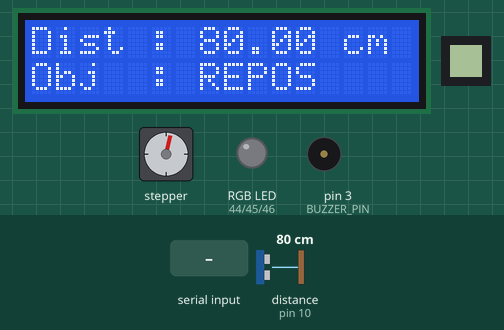
Simulated run of this sketch. Board: Arduino Mega 2560, built with avr-gcc and run on an emulated ATmega2560. Parts: 16×2 character LCD, 8×8 one-colour display, stepper motor, an RGB LED mixed from three pins (HIGH = lit), buzzer (waves = sounding). Dashed ring = blinking. The test bench sets the inputs (shaded band); at power-on: distance to the obstacle (sensor on pin 10) 80 cm. The echo pulse lasts 58.3 µs per cm; stepper angles assume 2038 steps per turn; what the sketch prints to the serial monitor is not drawn.

Above: at 3.3 s.
3.4 s: distance to the obstacle (sensor on pin 10) set to 64 cm
At 3.65 s:
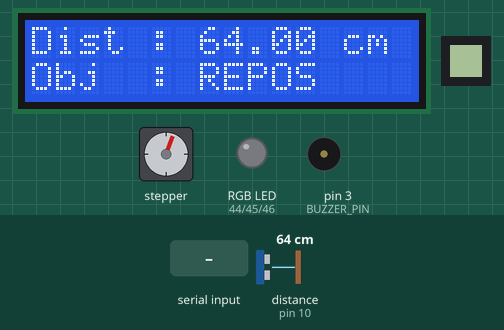
5.4 s: distance to the obstacle (sensor on pin 10) set to 57 cm
At 5.76 s:
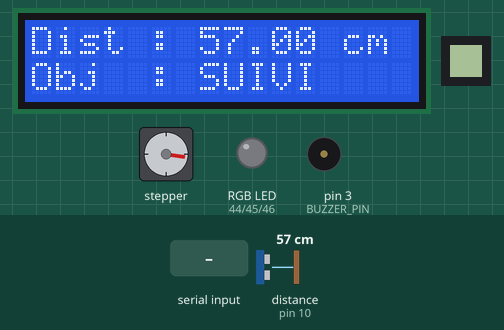
7.4 s: "cfg;1\n" received over Serial
At 7.56 s:
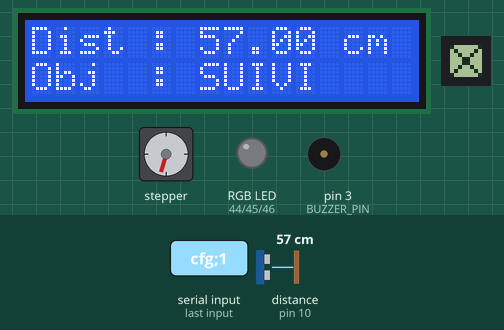
9.2 s: distance to the obstacle (sensor on pin 10) set to 2 cm
At 9.67 s:
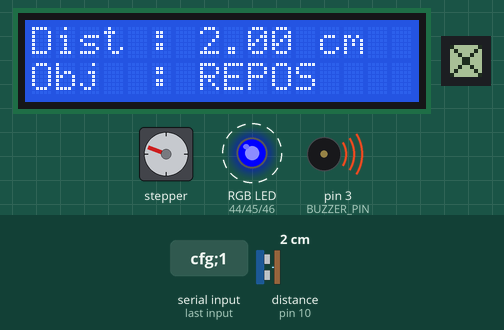
11.4 s: distance to the obstacle (sensor on pin 10) set to 60 cm
At 12.07 s:
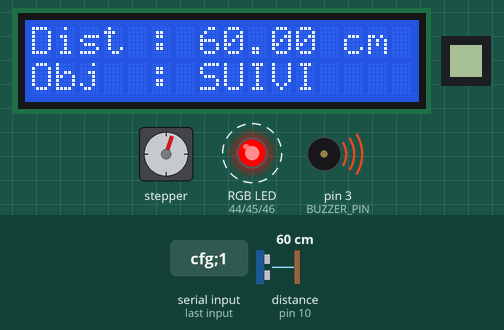
13.3 s: "alm;1\n" received over Serial
At 13.87 s:
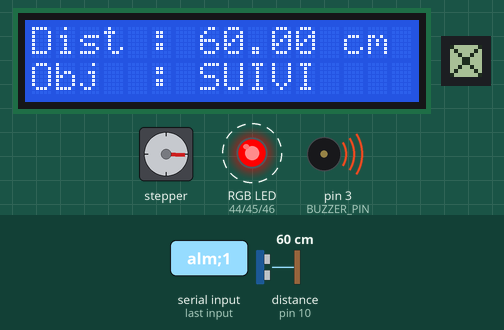
Timing chart, 0 to 19.2 s (numbered marks = the images above; inputs shaded):
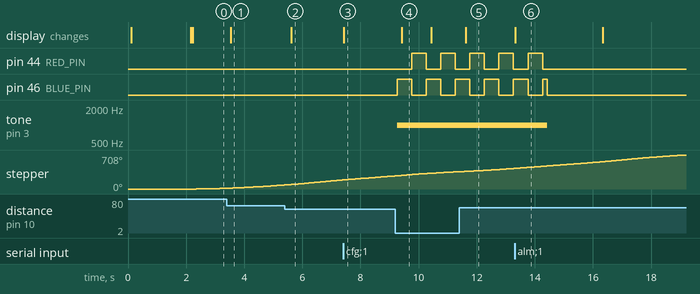

The sketch:

0sx_labo_07.ino
```cpp
#include <LCD_I2C.h>
#include <HCSR04.h>
#include <U8g2lib.h>

#include "Alarme.h"
#include "ViseurAutomatique.h"


#define RED_PIN 44
#define GREEN_PIN 45
#define BLUE_PIN 46
#define BUZZER_PIN 3

#define TRIGGER_PIN 9
#define ECHO_PIN 10

#define IN_1 5
#define IN_2 6
#define IN_3 7
#define IN_4 8

#define CLK_PIN 30
#define DIN_PIN 34
#define CS_PIN 32

HCSR04 hc(TRIGGER_PIN, ECHO_PIN);
LCD_I2C lcd(0x27, 16, 2);

U8G2_MAX7219_8X8_F_4W_SW_SPI u8g2(
  U8G2_R0,        // Rotation
  CLK_PIN,        // clock
  DIN_PIN,        // data
  CS_PIN,         // cs
  U8X8_PIN_NONE,  // dc
  U8X8_PIN_NONE   // reset
);

//Variables
unsigned long currentTime = 0;

float dist = 0;

Alarm alarm(RED_PIN, GREEN_PIN, BLUE_PIN, BUZZER_PIN, dist);
ViseurAutomatique viseur(IN_1, IN_2, IN_3, IN_4, dist);

float minStep;
float maxStep;


unsigned long timer = 0;


bool tempoDrawing = false;

enum CommandeState { WAITING,
                     VALID,
                     INVALID,
                     IMPOSSIBLE };


CommandeState commandState = WAITING;

void setup() {
  // put your setup code here, to run once:
  Serial.begin(115200);
  lcd.begin();

  minStep = viseur.getMinStep();
  maxStep = viseur.getMaxStep();
  alarm.setDistance(15);
  alarm.setColourA(255, 0, 0);
  alarm.setColourB(0, 0, 255);
  viseur.setAngleMin(10);
  viseur.setAngleMax(170);

  u8g2Setup();
  lcdSetup();

  alarm.turnOn();
  viseur.activer();
}

void loop() {
  // put your main code here, to run repeatedly:
  currentTime = millis();

  lcdTask(currentTime);
  getDistTask(currentTime);

  alarm.update();
  viseur.update();

  commandStateManager();
}
void lcdSetup() {
  lcd.backlight();
  lcd.setCursor(0, 0);
  lcd.print("2066931");
  lcd.setCursor(0, 1);
  lcd.print("Hope 4 the best");
  delay(2000);
  lcd.clear();
}

void getDistTask(unsigned long ct) {
  static unsigned long lastTime = 0;
  int rate = 100;
  static int lastDist = 0;

  if (ct - lastTime >= rate) {

    dist = hc.dist();
    lastTime = ct;

    if (dist > 0) {
      lastDist = dist;
    } else {
      dist = lastDist;
    }
  }
}
void lcdTask(unsigned long ct) {
  static unsigned long lastTime = 0;
  int rate = 100;

  if (ct - lastTime >= rate) {
    lcd.setCursor(0, 0);
    lcd.print("Dist : ");
    lcd.print(dist);
    lcd.print(" cm  ");
    lcd.setCursor(0, 1);
    lcd.print("Obj  : ");
    lcd.print(viseur.getEtatTexte());

    lastTime = ct;
  }
}

void serialEvent() {

  String tampon = Serial.readStringUntil('\n');

  Serial.println("Réception : " + tampon);

  String commande;
  String arg1, arg2;

  analyserCommande(tampon, commande, arg1, arg2);
  processCommandTask(commande, arg1, arg2);
}
void analyserCommande(const String& tampon, String& commande, String& arg1, String& arg2) {
  commande = "";
  arg1 = "";
  arg2 = "";

  int firstSep = tampon.indexOf(';');
  int secondSep = tampon.indexOf(';', firstSep + 1);

  if (firstSep == -1) {
    // Pas de point-virgule, c'est peut-être "stop" ou autre commande sans paramètre
    commande = tampon;
    return;
  }

  // Extraire la commande
  commande = tampon.substring(0, firstSep);

  // Extraire arg1
  if (secondSep != -1) {
    arg1 = tampon.substring(firstSep + 1, secondSep);

    arg2 = tampon.substring(secondSep + 1);
  } else {
    // Il y a une seule valeur après la commande
    arg1 = tampon.substring(firstSep + 1);
  }
}
void processCommandTask(String commande, String arg1, String arg2) {

  if (commande == "cfg") {

    if (arg1 == "alm") {


      commandState = VALID;
      alarm.setDistance(arg2.toInt());
      Serial.print("Distance d'alarme configurée à : ");
      Serial.println(alarm.getDistance());


    } else if (arg1 == "lim_inf") {

      if (arg2.toInt() > viseur.getDistanceMaxSuivi()) {

        Serial.println("La distance minimale ne peut pas être plus grande que la distance maximale");
        commandState = IMPOSSIBLE;

      } else {

        commandState = VALID;
        viseur.setDistanceMinSuivi(arg2.toInt());
        Serial.print("Distance minimale du moteur configurée à : ");
        Serial.println(viseur.getDistanceMinSuivi());
      }
    }


    else if (arg1 == "lim_sup") {
      if (arg2.toInt() < viseur.getDistanceMinSuivi()) {


        Serial.println("La distance maximale ne peut pas être plus petite que la distance minimale");
        commandState = IMPOSSIBLE;

      } else {

        commandState = VALID;
        viseur.setDistanceMaxSuivi(arg2.toInt());
        Serial.print("Distance maximale du moteur configurée à : ");
        Serial.println(viseur.getDistanceMaxSuivi());
      }
    } else {
      Serial.println("Commande reçu non valide");
      commandState = INVALID;
    }
  }

  else if (commande == "g_dist" || commande == "gDist") {

    commandState = VALID;
    Serial.print("Distance de l'objet : ");
    Serial.println(dist);

  } else {

    Serial.println("Commande reçu non valide");
    commandState = INVALID;
  }
}

void u8g2Setup() {
  u8g2.begin();

  u8g2.setContrast(15);
  u8g2.setFont(u8g2_font_4x6_tr);

  u8g2.clearBuffer();
  u8g2.sendBuffer();
}
void drawCommandValid() {


  u8g2.clearBuffer();

  u8g2.drawLine(6, 7, 1, 2);
  u8g2.drawLine(2, 1, 3, 0);


  u8g2.sendBuffer();
}
void drawCommandImpossible() {


  u8g2.clearBuffer();

  u8g2.drawCircle(4, 3, 3, U8G2_DRAW_ALL);
  u8g2.drawLine(2, 1, 6, 5);

  u8g2.sendBuffer();

  if (currentTime >= timer) {


    commandState = WAITING;
  }
}
void drawCommandInvalid() {
  static unsigned long lastTime = 0;
  int rate = 3000;

  u8g2.clearBuffer();

  u8g2.drawLine(0, 0, 7, 7);
  u8g2.drawLine(7, 0, 0, 7);

  u8g2.sendBuffer();

  if (currentTime >= timer) {


    commandState = WAITING;
  }
}
void commandStateManager() {

  switch (commandState) {
    case WAITING:
      u8g2.clearBuffer();
      u8g2.sendBuffer();
      timer = currentTime + 3000;
      break;
    case VALID:
      timer = currentTime + 3000;
      drawCommandValid();
      break;
    case INVALID:
      drawCommandInvalid();
      break;
    case IMPOSSIBLE:
      drawCommandImpossible();
      break;
  }
}
```

Alarme.cpp
```cpp
#include <Arduino.h>

#include "Alarme.h"

Alarm::Alarm(int rPin, int gPin, int bPin, int buzzerPin, float& distancePtr)
  : _rPin(rPin), _gPin(gPin), _bPin(bPin), _buzzerPin(buzzerPin), _distance(distancePtr) {


  pinMode(_rPin, OUTPUT);
  pinMode(_gPin, OUTPUT);
  pinMode(_bPin, OUTPUT);
  pinMode(_buzzerPin, OUTPUT);
}

void Alarm::update() {
  _currentTime = millis();

  switch (_state) {
    case OFF:
      _offState();
      break;
    case WATCHING:
      _watchState();
      break;
    case ON:
      _onState();
      break;
    case TESTING:
      _testingState();
      break;
  }
}

void Alarm::setColourA(int r, int g, int b) {
  _colA[0] = r;
  _colA[1] = g;
  _colA[2] = b;
}

void Alarm::setColourB(int r, int g, int b) {
  _colB[0] = r;
  _colB[1] = g;
  _colB[2] = b;
}

void Alarm::setDistance(float d) {
  _distanceTrigger = d;
}

float Alarm::getDistance() {
  return _distanceTrigger;
}

void Alarm::setTimeout(unsigned long ms) {
  _timeoutDelay = ms;
}

void Alarm::turnOff() {

  _turnOff();
}

void Alarm::turnOn() {

  _state = WATCHING;
}

void Alarm::test() {

  _state = TESTING;

}

AlarmState Alarm::getState() const {
  return _state;
}

void Alarm::_setRGB(int r, int g, int b) {
  analogWrite(_rPin, r);
  analogWrite(_gPin, g);
  analogWrite(_bPin, b);
}

void Alarm::_turnOff() {
  noTone(_buzzerPin);
  _setRGB(0, 0, 0);
  _state = OFF;
}

void Alarm::_offState() {

  if (_turnOnFlag) {
    turnOn();
  } else {
    _turnOff();
  }
}

void Alarm::_watchState() {
  if (_distance < _distanceTrigger) {
    _state = ON;
  }

  noTone(_buzzerPin);
  _setRGB(0, 0, 0);
}

void Alarm::_onState() {
  bool transition = _distance >= _distanceTrigger;


  if (transition) {
    if (_currentTime - _lastDetectedTime >= _timeoutDelay) {
      _state = WATCHING;
    }
  } else {
    _lastDetectedTime = _currentTime;
  }

  if (_currentTime - _lastUpdate >= _variationRate) {
    _lastUpdate = _currentTime;
    _currentColor = !_currentColor;
  }
  if (_currentColor) {
    _setRGB(_colB[0], _colB[1], _colB[2]);
  } else {
    _setRGB(_colA[0], _colA[1], _colA[2]);
  }
  tone(_buzzerPin, 1000);
}

void Alarm::_testingState() {
  if (_currentTime - _testStartTime >= _timeoutDelay) {
    _testStartTime = _currentTime;
    _turnOff();
  }

  if (_currentTime - _lastUpdate >= _variationRate) {
    _lastUpdate = _currentTime;
    _currentColor = !_currentColor;
  }
  if (_currentColor) {
    _setRGB(_colB[0], _colB[1], _colB[2]);
  } else {
    _setRGB(_colA[0], _colA[1], _colA[2]);
  }
}
```

Alarme.h
```cpp
enum AlarmState {

OFF,

WATCHING,

ON,

TESTING

};


class Alarm {

public:

// Constructeur

// rPin, gPin, bPin : broches pour la DEL RGB

// buzzerPin : broche du buzzer

// distancePtr : pointeur vers la variable de distance partagée

Alarm(int rPin, int gPin, int bPin, int buzzerPin, float& distancePtr);

// Méthode à appeler continuellement dans loop()

void update();


// Régle les deux couleurs du gyrophare

void setColourA(int r, int g, int b);


void setColourB(int r, int g, int b);


// Régle la fréquence de variation du gyrophare (en ms)

void setVariationTiming(unsigned long ms);


// Régle la distance de déclenchement (en cm)

void setDistance(float d);

float getDistance();


// Régle le délai avant l'extinction après éloignement (en ms)

void setTimeout(unsigned long ms);


// Éteint/Allume l'alarme manuellement

void turnOff();


void turnOn();


// Déclenche un test de 3 secondes

void test();


// Retourne l'état courant de l'alarme

AlarmState getState() const;


private:

// --- Broches matérielles ---

int _rPin, _gPin, _bPin, _buzzerPin;


// --- Couleurs du gyrophare ---

int _colA[3]; // Couleur A

int _colB[3]; // Couleur B

bool _currentColor = false; // false = couleur A, true = couleur B


// --- Détection ---

float& _distance; // Pointeur vers la distance externe

float _distanceTrigger = 10.0; // Distance minimale pour déclenchement


// --- Temporisation ---

unsigned long _variationRate = 500; // Intervalle entre deux couleurs

unsigned long _timeoutDelay = 3000; // Délai avant arrêt

unsigned long _lastUpdate = 0; // Pour le gyrophare

unsigned long _lastDetectedTime = 0; // Dernière fois qu'on a vu l'objet

unsigned long _testStartTime = 0; // Pour TESTING

unsigned long _currentTime = 0;
// --- État interne ---

AlarmState _state = OFF;


// --- Indicateurs de transition ---

bool _turnOnFlag = false; // Pour transition vers ON

bool _turnOffFlag = false; // Pour transition vers OFF


// --- Méthodes internes ---

void _setRGB(int r, int g, int b);

void _turnOff(); // Éteint DEL et buzzer


// Gestion des états

void _offState();

void _watchState();

void _onState();

void _testingState();

};
```

ViseurAutomatique.cpp
```cpp
#include <Arduino.h>

#include "ViseurAutomatique.h"

#define MOTOR_INTERFACE_TYPE 4


ViseurAutomatique::ViseurAutomatique(int p1, int p2, int p3, int p4, float& distanceRef)
  : _stepper(MOTOR_INTERFACE_TYPE, p1, p3, p2, p4), _distance(distanceRef) {

  _stepper.setMaxSpeed(500);
  _stepper.setSpeed(200);
  _stepper.setAcceleration(200);
}

void ViseurAutomatique::update() {
  _currentTime = millis();

  switch (_etat) {
    case INACTIF:
      _inactifState(_currentTime);
      break;
    case SUIVI:
      _suiviState(_currentTime);
      break;
    case REPOS:
      _reposState(_currentTime);
      break;
  }

  _stepper.run();
}
void ViseurAutomatique::setAngleMin(float angle) {
  _angleMin = angle;
}

void ViseurAutomatique::setAngleMax(float angle) {
  _angleMax = angle;
}

void ViseurAutomatique::setPasParTour(int steps) {
  _stepsPerRev = steps;
}

void ViseurAutomatique::setDistanceMinSuivi(float distanceMin) {
  _distanceMinSuivi = distanceMin;
}

void ViseurAutomatique::setDistanceMaxSuivi(float distanceMax) {
  _distanceMaxSuivi = distanceMax;
}
float ViseurAutomatique::getAngle() const {
  return _mapFloat(_distance, _distanceMinSuivi, _distanceMaxSuivi, _angleMin, _angleMax);
}

float ViseurAutomatique::getDistanceMinSuivi() {
  return _distanceMinSuivi;
}

float ViseurAutomatique::getDistanceMaxSuivi() {
  return _distanceMaxSuivi;
}

void ViseurAutomatique::activer() {
  _etat = REPOS;
}

float ViseurAutomatique::getMinStep() {
  return _angleMin / 360.0 * _stepsPerRev;
}
float ViseurAutomatique::getMaxStep() {
  return _angleMax / 360.0 * _stepsPerRev;
}

void ViseurAutomatique::desactiver() {
  _etat = INACTIF;
}
const char* ViseurAutomatique::getEtatTexte() const {
  if (_etat == INACTIF) return "INACTIF";
  else if (_etat == SUIVI) return "SUIVI";
  else if (_etat == REPOS) return "REPOS";
}

void ViseurAutomatique::_inactifState(unsigned long cT) {
  _stepper.disableOutputs();
}
void ViseurAutomatique::_suiviState(unsigned long cT) {


  if (_distance < _distanceMinSuivi || _distance > _distanceMaxSuivi) {
    _etat = REPOS;
  }

  int stepsToMove = _angleEnSteps(getAngle());


  if (abs(_stepper.distanceToGo()) == 0.1) {
    _stepper.disableOutputs();
  }
  _stepper.moveTo(stepsToMove);
}

void ViseurAutomatique::_reposState(unsigned long cT) {
  if(_distance < _distanceMinSuivi) {
    float minPosition = map(_distanceMinSuivi, _distanceMinSuivi, _distanceMaxSuivi, getMinStep(), getMaxStep());

    _stepper.moveTo(minPosition);

    if (_stepper.distanceToGo() == 0) {
      _stepper.disableOutputs();
    }
  }
  else if(_distance > _distanceMaxSuivi) {
    float maxPosition = map(_distanceMaxSuivi, _distanceMinSuivi, _distanceMaxSuivi, getMinStep(), getMaxStep());

    _stepper.moveTo(maxPosition);

    if (_stepper.distanceToGo() == 0) {
      _stepper.disableOutputs();
    }
  }
  else {
    _etat = SUIVI;
  }
}

long ViseurAutomatique::_angleEnSteps(float angle) const {
  return map(angle, _distanceMinSuivi, _distanceMaxSuivi, getMinStep(), getMaxStep());
}

float ViseurAutomatique::_mapFloat(float x, float in_min, float in_max, float out_min, float out_max) {
  return (x - in_min) * (out_max - out_min) / (in_max - in_min) + out_min;
}
```

ViseurAutomatique.h
```cpp
#pragma once


#include <AccelStepper.h>


enum EtatViseur {

INACTIF,

SUIVI,

REPOS

};


class ViseurAutomatique {

public:

// Constructeur

// p1 à p4 : broches IN1 à IN4 du ULN2003

// distanceRef : référence à la distance détectée

ViseurAutomatique(int p1, int p2, int p3, int p4, float& distanceRef);
  // _stepper(MOTOR_INTERFACE_TYPE, p1, p3, p2, p4);


// Doit être appelée continuellement dans loop()

void update();


// Régle l’angle minimal (position la plus à gauche)

void setAngleMin(float angle);


// Régle l’angle maximal (position la plus à droite)

void setAngleMax(float angle);


// Régle le nombre de pas par tour du moteur
void setPasParTour(int steps);


// Définit la distance minimale à partir de laquelle le viseur commence à suivre
void setDistanceMinSuivi(float distanceMin);


// Définit la distance maximale jusqu'où le viseur peut suivre
void setDistanceMaxSuivi(float distanceMax);

// Retourne l’angle actuel du viseur
float getAngle() const;

float getDistanceMinSuivi();

float getDistanceMaxSuivi();

// Active le viseur en le mettant en état repos
void activer();

float getMinStep();

float getMaxStep();

// Désactive le viseur en le mettant en état inactif

void desactiver();

// Retourne l’état actuel du viseur sous forme de texte

const char* getEtatTexte() const;

private:

AccelStepper _stepper;

unsigned long _currentTime = 0;

float& _distance;


float _angleMin = 0.0;

float _angleMax = 180.0;

int _stepsPerRev = 2038;


float _distanceMinSuivi = 30.0;

float _distanceMaxSuivi = 60.0;


EtatViseur _etat = INACTIF;


// États

void _inactifState(unsigned long cT);

void _suiviState(unsigned long cT);

void _reposState(unsigned long cT);


long _angleEnSteps(float angle) const;

float _mapFloat(float x, float in_min, float in_max, float out_min, float out_max);

};
```

Measured:
- the behaviour switches between 61 and 60 cm on distance to the obstacle (sensor on pin 10) (found by bisection; images 1 and 2)
- after the input at 3.4 s, the display: changes after 0.13 s (image 1)
- after the input at 5.4 s, the display: changes after 0.21 s (image 2)
- after the input at 7.4 s, the display: changes at once (image 3)
- after the input at 9.2 s, pin 44 (RED_PIN): alternates HIGH for 0.50 s and LOW for 0.50 s, starting after 0.56 s; pin 46 (BLUE_PIN): alternates HIGH for 0.50 s and LOW for 0.50 s, starting after 0.06 s; tone on pin 3 (BUZZER_PIN): silent → 1000 Hz after 0.06 s; the display: changes after 0.23 s (image 4)
- after the input at 11.4 s, the display: changes after 0.22 s (image 5)
- after the input at 13.3 s, the display: changes at once (image 6)
